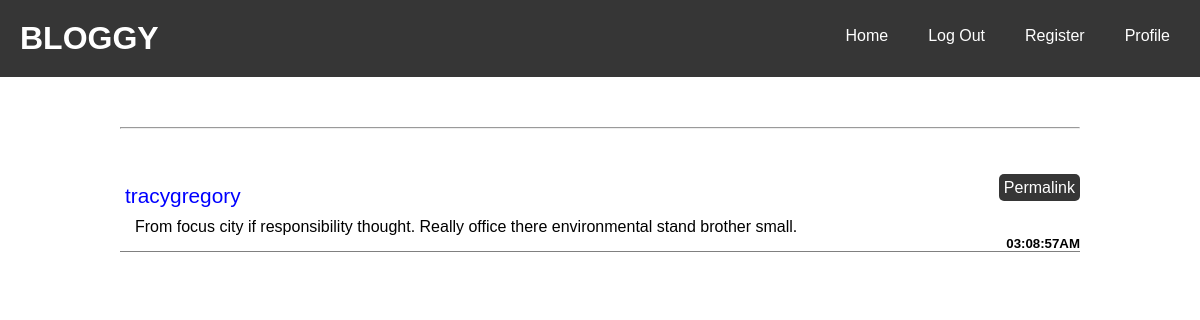
The page /post/1 (signed in) on the database its author committed.
### blog/models.py (models this page shows, shortened)
class Post(db.Model):
    __tablename__ = 'posts'
    id = db.Column(db.Integer, primary_key = True)
    body = db.Column(db.Text())
    timestamp = db.Column(db.DateTime(), index = True, default = datetime.now())
    author_id = db.Column(db.Integer, db.ForeignKey('users.id'))

class User(UserMixin, db.Model):
    __tablename__ = 'users'
    id = db.Column(db.Integer, primary_key = True)
    email = db.Column(db.String(64), unique = True, index = True)
    username = db.Column(db.String(64), unique = True, index = True)
    password_hash = db.Column(db.String(128))
    confirmed = db.Column(db.Boolean, default = True)
    name = db.Column(db.String(64))
    location = db.Column(db.String(64))
    about_me = db.Column(db.Text())
    member_since = db.Column(db.DateTime(), default = datetime.today())
    last_seen = db.Column(db.DateTime(), default = datetime.today())
    posts = db.relationship('Post', backref = 'author', lazy = 'dynamic')
    followed = db.relationship('Follow',
                               foreign_keys = [Follow.follower_id],
                               backref = db.backref('follower', lazy = 'joined'),
                               lazy = 'dynamic',
                               cascade = 'all, delete-orphan')
    followers = db.relationship('Follow',
                               foreign_keys = [Follow.followed_id],
                               backref = db.backref('followed', lazy = 'joined'),
                               lazy = 'dynamic',
                               cascade = 'all, delete-orphan')
    role_id = db.Column(db.Integer, db.ForeignKey('roles.id'))
    """
    Password is a decorated property that raises an error when it is accessed.
    Of course even with brute force, it cannot be recovered as it has been hashed.
    The setter does the hashing and a verify method is needed at last.
    """
    @property
    def password(self):
        raise AttributeError('ACCESS DENIED! PASSWORD CANNOT BE READ!')
    def can(self, perm):
        return self.role is not None and self.role.has_permission(perm)
    def is_administrator(self):
        return self.can(Permission.ADMIN)
    def ping(self):
        self.last_seen = datetime.utcnow()
        db.session.add(self)
        db.session.commit()

### blog/main/views.py (the view)
@main.route('/post/<int:post_id>')
def post(post_id):
    p = Post.query.get_or_404(post_id)
    return render_template('main/post.html', posts = [p])

### blog/auth/views.py (called while the page is built)
@auth.before_app_request
def before_request():
    if current_user.is_authenticated:
        current_user.ping()
        if not current_user.confirmed \
                and request.endpoint \
                and request.blueprint != 'auth' \
                and request.endpoint != 'static':
            return redirect(url_for('auth.unconfirmed'))

### blog/main/__init__.py (called while the page is built)
@main.app_context_processor
def inject_permissions():
    return dict(Permission = Permission)

### blog/models.py (called while the page is built)
@login_manager.user_loader
def load_user(user_id):
    return User.query.get(int(user_id))

    def has_permission(self, perm):
        return self.permissions & perm == perm

### blog/templates/main/post.html (shortened to what this page needs)
{% extends "base.html" %}
{% block body %}
    {% include "_posts.html" %}
{% endblock %}

### blog/templates/_posts.html (shortened to what this page needs)
<div class="posts">
   {% for post in posts %}
        <li class="post">
            <div class="post-author">
                <a
                href="{{ url_for('.user', username = post.author.username) }}">
                    {{ post.author.username }}
                </a>
            </div>
            <div  class="post-date">
                <h5>
                    {{ post.timestamp.strftime("%X%p") }}
                </h5>
            </div>
            <div class="post-body">
                <a href="{{ url_for('main.post',
                            post_id = post.id, _external=True) }}">
                    {{ post.body }}
                </a>
            </div>
            <div class="post-footer">
                <a class="permalink" href="{{ url_for('.post',
                         post_id = post.id, _external=True) }}">
                    Permalink
                </a>
            </div>
        </li>
    {% endfor %}
</div>

### blog/templates/_posts.html (style rules this page uses)
.post { position: relative; margin: 0 0 20px 0; }
.post-author a { text-decoration: none; color: blue; font-size: 1.3rem; }
.post-date { position: absolute; bottom: 0; right: 0; }
.post-body a { text-decoration: none; color: rgb(0, 0, 0); }
.post-footer { position: absolute; top: 0; right: 0; }
.post-footer .permalink { text-decoration: none; color: rgb(255, 255, 255); padding: 5px 5px; background-color: rgb(54, 54, 54); border-radius: 5px; margin-left: 5px; }

### rows shown on the page
Post: author.username "tracygregory", timestamp "03:08:57AM", body "From focus city if responsibility thought. Really office there environmental stand brother small."
